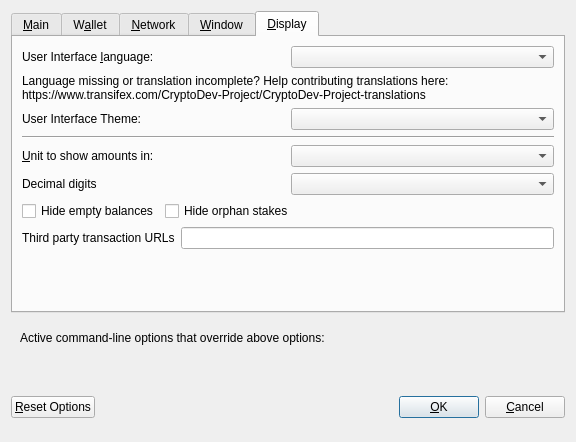
<?xml version="1.0" encoding="UTF-8"?>
<ui version="4.0">
 <class>OptionsDialog</class>
 <widget class="QDialog" name="OptionsDialog">
  <property name="geometry">
   <rect>
    <x>0</x>
    <y>0</y>
    <width>576</width>
    <height>442</height>
   </rect>
  </property>
  <property name="windowTitle">
   <string>Options</string>
  </property>
  <property name="modal">
   <bool>true</bool>
  </property>
  <layout class="QVBoxLayout" name="verticalLayout">
   <item>
    <widget class="QTabWidget" name="tabWidget">
     <property name="currentIndex">
      <number>4</number>
     </property>
     <widget class="QWidget" name="tabMain">
      <attribute name="title">
       <string>&amp;Main</string>
      </attribute>
      <layout class="QVBoxLayout" name="verticalLayout_Main">
       <item>
        <widget class="QCheckBox" name="bitcoinAtStartup">
         <property name="toolTip">
          <string>Automatically start CHTC after logging in to the system.</string>
         </property>
         <property name="text">
          <string>&amp;Start CHTC on system login</string>
         </property>
        </widget>
       </item>
       <item>
        <layout class="QHBoxLayout" name="horizontalLayout_2_Main">
         <item>
          <widget class="QLabel" name="databaseCacheLabel">
           <property name="text">
            <string>Size of &amp;database cache</string>
           </property>
           <property name="textFormat">
            <enum>Qt::PlainText</enum>
           </property>
           <property name="buddy">
            <cstring>databaseCache</cstring>
           </property>
          </widget>
         </item>
         <item>
          <widget class="QSpinBox" name="databaseCache"/>
         </item>
         <item>
          <widget class="QLabel" name="databaseCacheUnitLabel">
           <property name="text">
            <string>MB</string>
           </property>
           <property name="textFormat">
            <enum>Qt::PlainText</enum>
           </property>
          </widget>
         </item>
         <item>
          <spacer name="horizontalSpacer_2_Main">
           <property name="orientation">
            <enum>Qt::Horizontal</enum>
           </property>
           <property name="sizeHint" stdset="0">
            <size>
             <width>40</width>
             <height>20</height>
            </size>
           </property>
          </spacer>
         </item>
        </layout>
       </item>
       <item>
        <layout class="QHBoxLayout" name="horizontalLayout_3_Main">
         <item>
          <widget class="QLabel" name="threadsScriptVerifLabel">
           <property name="text">
            <string>Number of script &amp;verification threads</string>
           </property>
           <property name="textFormat">
            <enum>Qt::PlainText</enum>
           </property>
           <property name="buddy">
            <cstring>threadsScriptVerif</cstring>
           </property>
          </widget>
         </item>
         <item>
          <widget class="QSpinBox" name="threadsScriptVerif">
           <property name="toolTip">
            <string>(0 = auto, &lt;0 = leave that many cores free)</string>
           </property>
          </widget>
         </item>
         <item>
          <spacer name="horizontalSpacer_3_Main">
           <property name="orientation">
            <enum>Qt::Horizontal</enum>
           </property>
           <property name="sizeHint" stdset="0">
            <size>
             <width>40</width>
             <height>20</height>
            </size>
           </property>
          </spacer>
         </item>
        </layout>
       </item>
       <item>
        <spacer name="verticalSpacer_2">
         <property name="orientation">
          <enum>Qt::Vertical</enum>
         </property>
         <property name="sizeHint" stdset="0">
          <size>
           <width>20</width>
           <height>40</height>
          </size>
         </property>
        </spacer>
       </item>
       <item>
        <layout class="QHBoxLayout" name="horiz-autominting-layout">
         <item>
          <widget class="QCheckBox" name="checkBoxZeromintEnable">
           <property name="toolTip">
            <string>Enable automatic minting of CHTC units to zCHTC</string>
           </property>
           <property name="layoutDirection">
            <enum>Qt::LeftToRight</enum>
           </property>
           <property name="text">
            <string>Enable zCHTC Automint</string>
           </property>
          </widget>
         </item>
         <item>
          <widget class="QCheckBox" name="checkBoxZeromintAddresses">
           <property name="toolTip">
            <string>Enable automatic zCHTC minting from specific addresses</string>
           </property>
           <property name="layoutDirection">
            <enum>Qt::LeftToRight</enum>
           </property>
           <property name="text">
            <string>Enable Automint Addresses</string>
           </property>
          </widget>
         </item>
        </layout>
       </item>
       <item>
        <layout class="QHBoxLayout" name="horizontalLayout_3">
         <item>
          <widget class="QLabel" name="percentage_label">
           <property name="toolTip">
            <string>Percentage of incoming CHTC which get automatically converted to zCHTC via Zerocoin Protocol (min: 10%)</string>
           </property>
           <property name="text">
            <string>Percentage of autominted zCHTC</string>
           </property>
          </widget>
         </item>
         <item>
          <widget class="QSpinBox" name="zeromintPercentage">
           <property name="minimum">
            <number>1</number>
           </property>
           <property name="maximum">
            <number>100</number>
           </property>
          </widget>
         </item>
        </layout>
       </item>
       <item>
        <layout class="QHBoxLayout" name="horizontalLayout" stretch="0,0">
         <property name="sizeConstraint">
          <enum>QLayout::SetFixedSize</enum>
         </property>
         <item>
          <widget class="QLabel" name="labelPreferredDenom">
           <property name="maximumSize">
            <size>
             <width>16777215</width>
             <height>16777215</height>
            </size>
           </property>
           <property name="toolTip">
            <string>Wait with automatic conversion to Zerocoin until enough CHTC for this denomination is available</string>
           </property>
           <property name="text">
            <string>Preferred Automint zCHTC Denomination</string>
           </property>
          </widget>
         </item>
         <item>
          <widget class="QComboBox" name="preferredDenom">
           <property name="maximumSize">
            <size>
             <width>16777215</width>
             <height>27</height>
            </size>
           </property>
           <property name="toolTip">
            <string>Wait with automatic conversion to Zerocoin until enough CHTC for this denomination is available</string>
           </property>
           <property name="maxVisibleItems">
            <number>9</number>
           </property>
           <property name="maxCount">
            <number>9</number>
           </property>
          </widget>
         </item>
        </layout>
       </item>
      </layout>
     </widget>
     <widget class="QWidget" name="tabWallet">
      <attribute name="title">
       <string>W&amp;allet</string>
      </attribute>
      <layout class="QVBoxLayout" name="verticalLayout_Wallet">
       <item>
        <layout class="QHBoxLayout" name="horizontalLayout_2_Wallet">
         <item>
          <widget class="QLabel" name="labelStakeSplitThresholdText">
           <property name="text">
            <string>Stake split threshold:</string>
           </property>
          </widget>
         </item>
         <item>
          <widget class="QSpinBox" name="spinBoxStakeSplitThreshold">
           <property name="minimum">
            <number>1</number>
           </property>
           <property name="maximum">
            <number>999999</number>
           </property>
          </widget>
         </item>
        </layout>
       </item>
       <item>
        <widget class="QGroupBox" name="groupBox">
         <property name="title">
          <string>Expert</string>
         </property>
         <layout class="QVBoxLayout" name="verticalLayout_2">
          <item>
           <widget class="QCheckBox" name="coinControlFeatures">
            <property name="toolTip">
             <string>Whether to show coin control features or not.</string>
            </property>
            <property name="text">
             <string>Enable coin &amp;control features</string>
            </property>
           </widget>
          </item>
          <item>
           <widget class="QCheckBox" name="showMasternodesTab">
            <property name="toolTip">
             <string>Show additional tab listing all your masternodes in first sub-tab&lt;br/&gt;and all masternodes on the network in second sub-tab.</string>
            </property>
            <property name="text">
             <string>Show Masternodes Tab</string>
            </property>
           </widget>
          </item>
          <item>
           <widget class="QCheckBox" name="spendZeroConfChange">
            <property name="toolTip">
             <string>If you disable the spending of unconfirmed change, the change from a transaction&lt;br/&gt;cannot be used until that transaction has at least one confirmation.&lt;br/&gt;This also affects how your balance is computed.</string>
            </property>
            <property name="text">
             <string>&amp;Spend unconfirmed change</string>
            </property>
           </widget>
          </item>
         </layout>
        </widget>
       </item>
       <item>
        <spacer name="verticalSpacer_Wallet">
         <property name="orientation">
          <enum>Qt::Vertical</enum>
         </property>
         <property name="sizeHint" stdset="0">
          <size>
           <width>20</width>
           <height>40</height>
          </size>
         </property>
        </spacer>
       </item>
      </layout>
     </widget>
     <widget class="QWidget" name="tabNetwork">
      <attribute name="title">
       <string>&amp;Network</string>
      </attribute>
      <layout class="QVBoxLayout" name="verticalLayout_Network">
       <item>
        <widget class="QCheckBox" name="mapPortUpnp">
         <property name="toolTip">
          <string>Automatically open the CHTC client port on the router. This only works when your router supports UPnP and it is enabled.</string>
         </property>
         <property name="text">
          <string>Map port using &amp;UPnP</string>
         </property>
        </widget>
       </item>
       <item>
        <widget class="QCheckBox" name="allowIncoming">
         <property name="toolTip">
          <string>Accept connections from outside</string>
         </property>
         <property name="text">
          <string>Allow incoming connections</string>
         </property>
        </widget>
       </item>
       <item>
        <widget class="QCheckBox" name="connectSocks">
         <property name="toolTip">
          <string>Connect to the CHTC network through a SOCKS5 proxy.</string>
         </property>
         <property name="text">
          <string>&amp;Connect through SOCKS5 proxy (default proxy):</string>
         </property>
        </widget>
       </item>
       <item>
        <layout class="QHBoxLayout" name="horizontalLayout_1_Network">
         <item>
          <widget class="QLabel" name="proxyIpLabel">
           <property name="text">
            <string>Proxy &amp;IP:</string>
           </property>
           <property name="textFormat">
            <enum>Qt::PlainText</enum>
           </property>
           <property name="buddy">
            <cstring>proxyIp</cstring>
           </property>
          </widget>
         </item>
         <item>
          <widget class="QValidatedLineEdit" name="proxyIp">
           <property name="minimumSize">
            <size>
             <width>140</width>
             <height>0</height>
            </size>
           </property>
           <property name="maximumSize">
            <size>
             <width>140</width>
             <height>16777215</height>
            </size>
           </property>
           <property name="toolTip">
            <string>IP address of the proxy (e.g. IPv4: 127.0.0.1 / IPv6: ::1)</string>
           </property>
          </widget>
         </item>
         <item>
          <widget class="QLabel" name="proxyPortLabel">
           <property name="text">
            <string>&amp;Port:</string>
           </property>
           <property name="textFormat">
            <enum>Qt::PlainText</enum>
           </property>
           <property name="buddy">
            <cstring>proxyPort</cstring>
           </property>
          </widget>
         </item>
         <item>
          <widget class="QLineEdit" name="proxyPort">
           <property name="minimumSize">
            <size>
             <width>55</width>
             <height>0</height>
            </size>
           </property>
           <property name="maximumSize">
            <size>
             <width>55</width>
             <height>16777215</height>
            </size>
           </property>
           <property name="toolTip">
            <string>Port of the proxy (e.g. 9050)</string>
           </property>
          </widget>
         </item>
         <item>
          <spacer name="horizontalSpacer_1_Network">
           <property name="orientation">
            <enum>Qt::Horizontal</enum>
           </property>
           <property name="sizeHint" stdset="0">
            <size>
             <width>40</width>
             <height>20</height>
            </size>
           </property>
          </spacer>
         </item>
        </layout>
       </item>
       <item>
        <spacer name="verticalSpacer_Network">
         <property name="orientation">
          <enum>Qt::Vertical</enum>
         </property>
         <property name="sizeHint" stdset="0">
          <size>
           <width>20</width>
           <height>40</height>
          </size>
         </property>
        </spacer>
       </item>
      </layout>
     </widget>
     <widget class="QWidget" name="tabWindow">
      <attribute name="title">
       <string>&amp;Window</string>
      </attribute>
      <layout class="QVBoxLayout" name="verticalLayout_Window">
       <item>
        <widget class="QCheckBox" name="minimizeToTray">
         <property name="toolTip">
          <string>Show only a tray icon after minimizing the window.</string>
         </property>
         <property name="text">
          <string>&amp;Minimize to the tray instead of the taskbar</string>
         </property>
        </widget>
       </item>
       <item>
        <widget class="QCheckBox" name="minimizeOnClose">
         <property name="toolTip">
          <string>Minimize instead of exit the application when the window is closed. When this option is enabled, the application will be closed only after selecting Quit in the menu.</string>
         </property>
         <property name="text">
          <string>M&amp;inimize on close</string>
         </property>
        </widget>
       </item>
       <item>
        <spacer name="verticalSpacer_Window">
         <property name="orientation">
          <enum>Qt::Vertical</enum>
         </property>
         <property name="sizeHint" stdset="0">
          <size>
           <width>20</width>
           <height>40</height>
          </size>
         </property>
        </spacer>
       </item>
      </layout>
     </widget>
     <widget class="QWidget" name="tabDisplay">
      <attribute name="title">
       <string>&amp;Display</string>
      </attribute>
      <layout class="QVBoxLayout" name="verticalLayout_Display">
       <item>
        <layout class="QHBoxLayout" name="horizontalLayout_1_Display">
         <item>
          <widget class="QLabel" name="langLabel">
           <property name="text">
            <string>User Interface &amp;language:</string>
           </property>
           <property name="textFormat">
            <enum>Qt::PlainText</enum>
           </property>
           <property name="buddy">
            <cstring>lang</cstring>
           </property>
          </widget>
         </item>
         <item>
          <widget class="QValueComboBox" name="lang">
           <property name="toolTip">
            <string>The user interface language can be set here. This setting will take effect after restarting CHTC.</string>
           </property>
          </widget>
         </item>
        </layout>
       </item>
       <item>
        <widget class="QLabel" name="label_3">
         <property name="toolTip">
          <string notr="true"/>
         </property>
         <property name="statusTip">
          <string notr="true"/>
         </property>
         <property name="whatsThis">
          <string notr="true"/>
         </property>
         <property name="accessibleName">
          <string notr="true"/>
         </property>
         <property name="text">
          <string>Language missing or translation incomplete? Help contributing translations here:
https://www.transifex.com/CryptoDev-Project/CryptoDev-Project-translations</string>
         </property>
         <property name="wordWrap">
          <bool>true</bool>
         </property>
         <property name="openExternalLinks">
          <bool>true</bool>
         </property>
         <property name="textInteractionFlags">
          <set>Qt::TextBrowserInteraction</set>
         </property>
        </widget>
       </item>
       <item>
        <layout class="QHBoxLayout" name="horizontalLayout_2_Display" stretch="0,0">
         <item>
          <widget class="QLabel" name="themeLabel">
           <property name="text">
            <string>User Interface Theme:</string>
           </property>
          </widget>
         </item>
         <item>
          <widget class="QValueComboBox" name="theme"/>
         </item>
        </layout>
       </item>
       <item>
        <widget class="Line" name="line">
         <property name="orientation">
          <enum>Qt::Horizontal</enum>
         </property>
        </widget>
       </item>
       <item>
        <layout class="QHBoxLayout" name="horizontalLayout_3_Display">
         <item>
          <widget class="QLabel" name="unitLabel">
           <property name="text">
            <string>&amp;Unit to show amounts in:</string>
           </property>
           <property name="textFormat">
            <enum>Qt::PlainText</enum>
           </property>
           <property name="buddy">
            <cstring>unit</cstring>
           </property>
          </widget>
         </item>
         <item>
          <widget class="QValueComboBox" name="unit">
           <property name="toolTip">
            <string>Choose the default subdivision unit to show in the interface and when sending coins.</string>
           </property>
          </widget>
         </item>
        </layout>
       </item>
       <item>
        <layout class="QHBoxLayout" name="horizontalLayout_4_Display">
         <item>
          <widget class="QLabel" name="digitsLabel">
           <property name="text">
            <string>Decimal digits</string>
           </property>
          </widget>
         </item>
         <item>
          <widget class="QValueComboBox" name="digits"/>
         </item>
        </layout>
       </item>
       <item>
        <layout class="QHBoxLayout" name="horizontalLayout_5_Display">
         <item>
          <widget class="QCheckBox" name="checkBoxHideZeroBalances">
           <property name="toolTip">
            <string>Hide empty balances</string>
           </property>
           <property name="layoutDirection">
            <enum>Qt::LeftToRight</enum>
           </property>
           <property name="text">
            <string>Hide empty balances</string>
           </property>
          </widget>
         </item>
         <item>
          <widget class="QCheckBox" name="checkBoxHideOrphans">
           <property name="toolTip">
            <string>Hide orphan stakes in transaction lists</string>
           </property>
           <property name="text">
            <string>Hide orphan stakes</string>
           </property>
          </widget>
         </item>
         <item>
          <spacer name="horizontalSpacer">
           <property name="orientation">
            <enum>Qt::Horizontal</enum>
           </property>
           <property name="sizeHint" stdset="0">
            <size>
             <width>40</width>
             <height>20</height>
            </size>
           </property>
          </spacer>
         </item>
        </layout>
       </item>
       <item>
        <layout class="QHBoxLayout" name="horizontalLayout_6_Display">
         <item>
          <widget class="QLabel" name="thirdPartyTxUrlsLabel">
           <property name="toolTip">
            <string>Third party URLs (e.g. a block explorer) that appear in the transactions tab as context menu items. %s in the URL is replaced by transaction hash. Multiple URLs are separated by vertical bar |.</string>
           </property>
           <property name="text">
            <string>Third party transaction URLs</string>
           </property>
           <property name="buddy">
            <cstring>thirdPartyTxUrls</cstring>
           </property>
          </widget>
         </item>
         <item>
          <widget class="QLineEdit" name="thirdPartyTxUrls">
           <property name="toolTip">
            <string>Third party URLs (e.g. a block explorer) that appear in the transactions tab as context menu items. %s in the URL is replaced by transaction hash. Multiple URLs are separated by vertical bar |.</string>
           </property>
          </widget>
         </item>
        </layout>
       </item>
       <item>
        <spacer name="verticalSpacer">
         <property name="orientation">
          <enum>Qt::Vertical</enum>
         </property>
         <property name="sizeHint" stdset="0">
          <size>
           <width>20</width>
           <height>40</height>
          </size>
         </property>
        </spacer>
       </item>
      </layout>
     </widget>
    </widget>
   </item>
   <item>
    <widget class="QFrame" name="frame">
     <layout class="QVBoxLayout" name="verticalLayout_Bottom">
      <item>
       <layout class="QHBoxLayout" name="horizontalLayout_Bottom">
        <item>
         <widget class="QLabel" name="overriddenByCommandLineInfoLabel">
          <property name="text">
           <string>Active command-line options that override above options:</string>
          </property>
          <property name="textFormat">
           <enum>Qt::PlainText</enum>
          </property>
         </widget>
        </item>
        <item>
         <spacer name="horizontalSpacer_Bottom">
          <property name="orientation">
           <enum>Qt::Horizontal</enum>
          </property>
          <property name="sizeHint" stdset="0">
           <size>
            <width>40</width>
            <height>20</height>
           </size>
          </property>
         </spacer>
        </item>
       </layout>
      </item>
      <item>
       <widget class="QLabel" name="overriddenByCommandLineLabel">
        <property name="text">
         <string/>
        </property>
        <property name="textFormat">
         <enum>Qt::PlainText</enum>
        </property>
        <property name="wordWrap">
         <bool>true</bool>
        </property>
       </widget>
      </item>
     </layout>
    </widget>
   </item>
   <item>
    <layout class="QHBoxLayout" name="horizontalLayout_Buttons">
     <item>
      <widget class="QPushButton" name="resetButton">
       <property name="toolTip">
        <string>Reset all client options to default.</string>
       </property>
       <property name="text">
        <string>&amp;Reset Options</string>
       </property>
       <property name="autoDefault">
        <bool>false</bool>
       </property>
      </widget>
     </item>
     <item>
      <spacer name="horizontalSpacer_1">
       <property name="orientation">
        <enum>Qt::Horizontal</enum>
       </property>
       <property name="sizeHint" stdset="0">
        <size>
         <width>40</width>
         <height>48</height>
        </size>
       </property>
      </spacer>
     </item>
     <item>
      <widget class="QLabel" name="statusLabel">
       <property name="minimumSize">
        <size>
         <width>200</width>
         <height>0</height>
        </size>
       </property>
       <property name="font">
        <font>
         <weight>75</weight>
         <bold>true</bold>
        </font>
       </property>
       <property name="text">
        <string/>
       </property>
       <property name="textFormat">
        <enum>Qt::PlainText</enum>
       </property>
       <property name="wordWrap">
        <bool>true</bool>
       </property>
      </widget>
     </item>
     <item>
      <spacer name="horizontalSpacer_2">
       <property name="orientation">
        <enum>Qt::Horizontal</enum>
       </property>
       <property name="sizeHint" stdset="0">
        <size>
         <width>40</width>
         <height>48</height>
        </size>
       </property>
      </spacer>
     </item>
     <item>
      <widget class="QPushButton" name="okButton">
       <property name="text">
        <string>&amp;OK</string>
       </property>
       <property name="autoDefault">
        <bool>false</bool>
       </property>
       <property name="default">
        <bool>true</bool>
       </property>
      </widget>
     </item>
     <item>
      <widget class="QPushButton" name="cancelButton">
       <property name="text">
        <string>&amp;Cancel</string>
       </property>
       <property name="autoDefault">
        <bool>false</bool>
       </property>
      </widget>
     </item>
    </layout>
   </item>
  </layout>
 </widget>
 <customwidgets>
  <customwidget>
   <class>QValidatedLineEdit</class>
   <extends>QLineEdit</extends>
   <header>qvalidatedlineedit.h</header>
  </customwidget>
  <customwidget>
   <class>QValueComboBox</class>
   <extends>QComboBox</extends>
   <header>qvaluecombobox.h</header>
  </customwidget>
 </customwidgets>
 <resources/>
 <connections/>
</ui>
